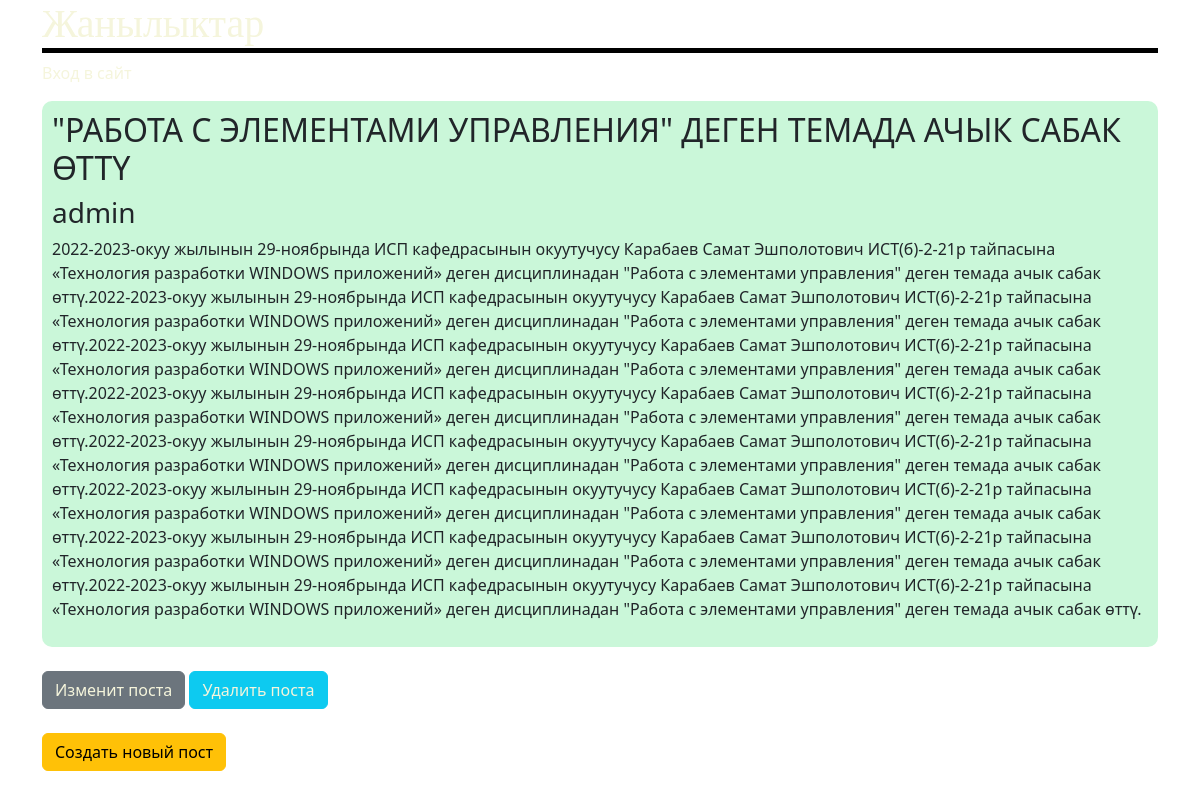
Screenshot of /post/3/ with the database file from the repository.
### blog/models.py (models this page shows, shortened)
class Post(models.Model):
    title = models.CharField(max_length=200)
    author = models.ForeignKey(
        'auth.User',
        on_delete=models.CASCADE
    )
    body = models.TextField()

### blog/views.py (the view)
# urls.py: path('post/<int:pk>/', BlogDetailView.as_view(), name='post_detail'),
class BlogDetailView(DetailView):
    model = Post
    template_name = 'post_detail.html'

### templates/post_detail.html
{% extends 'base.html' %}
{% block content %}
        <div class="post-entry blog">
            <h2>{{ post.title }}</h2>
            <h3>{{ post.author }}</h3>
            <p>{{ post.body }}</p>
        </div><br>
    <button class="btn btn-secondary" style="color: white;"><a href="{% url 'post_edit' post.pk %}">Изменит поста</a></button>
    <button class="btn btn-info"><a href="{% url 'post_delete' post.pk %}">Удалить поста</a></button><br>
{% endblock content %}

### static/css/base.css (style rules this page uses)
a { text-decoration: none; }
.blog { margin-top: 10px; border-radius: 10px; padding: 10px; background: rgb(202, 247, 217); }
a { color: beige; }
body { background-image: url(https://images.pexels.com/photos/531880/pexels-photo-531880.jpeg); }

### rows the page displays
Post: title "\"РАБОТА С ЭЛЕМЕНТАМИ УПРАВЛЕНИЯ\" ДЕГЕН ТЕМАДА АЧЫК САБАК ӨТТҮ", author "admin", body "2022-2023-окуу жылынын 29-ноябрында ИСП кафедрасынын окуутучусу Карабаев Самат Эшполотович ИСТ(б)-2-21р тайпасына «Технология разработки WINDOWS приложений» деген дисциплинадан \"Работа с элементами управления\" деген темада ачык сабак өттү.2022-2023-окуу жылынын 29-ноябрында ИСП кафедрасынын окуутучусу Карабаев Самат Эшполотович ИСТ(б)-2-21р тайпасына «Технология разработки WINDOWS приложений» деген дисциплинадан \"Работа с элементами управления\" деген темада ачык сабак өттү.2022-2023-окуу жылынын 29-ноябрында ИСП кафедрасынын окуутучусу Карабаев Самат Эшполотович ИСТ(б)-2-21р тайпасына «Технология разработки WINDOWS приложений» деген дисциплинадан \"Работа с элементами управления\" деген…"
